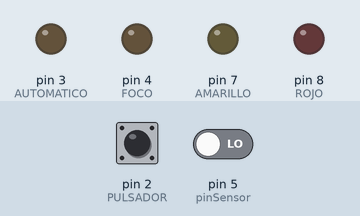
Recording of a sketch running on a simulated Arduino Uno, built with avr-gcc and run on an emulated ATmega328P. Shown: output pins drawn as LEDs (lit = HIGH). The inputs (shaded band) are chosen by the test bench; at power-on: pin 2 (PULSADOR) LOW, pin 5 (pinSensor) LOW.

Above: at 1.6 s.
1.7 s: pin 2 (PULSADOR) pulled HIGH for 3.2 s
At 5.7 s:
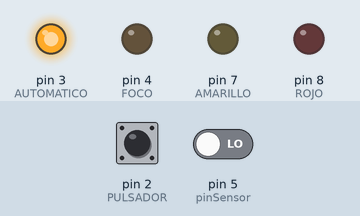
6.5 s: pin 2 (PULSADOR) pulled HIGH for 0.5 s
At 8.4 s:
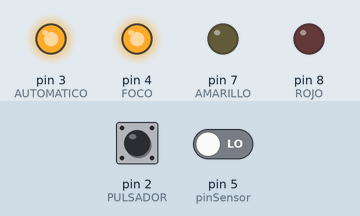
8.7 s: pin 2 (PULSADOR) pulled HIGH for 1 s
At 9.8 s:
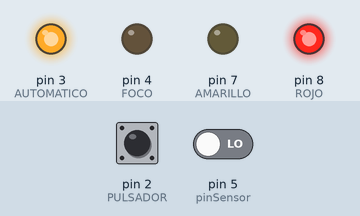
Timing chart, 0 to 11.7 s (numbered marks = the images above; inputs shaded):
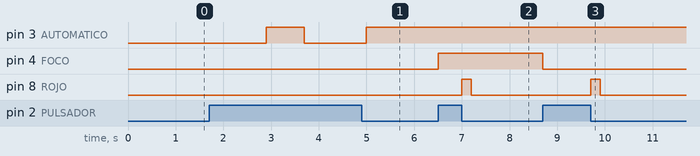

The sketch:

funcion_y_boton.ino
```cpp
int PULSADOR = 2;
int AMARILLO = 7;
int FOCO = 4;
const int pinSensor = 5;
int lectura;
int estado_sensor;
int ROJO = 8;
int estado = LOW;
int contador;
int boton = 0;
int AUTOMATICO = 3;

void setup() {
  //Serial.begin(9600);
  pinMode(PULSADOR, INPUT);
  pinMode(AMARILLO, OUTPUT);
  pinMode(ROJO, OUTPUT);
  pinMode(AUTOMATICO, OUTPUT);
  pinMode(FOCO, OUTPUT);
}
void loop() {
  boton = digitalRead(PULSADOR);
  if (boton == HIGH){
    delay(300);
    conteo1();
          }
  else {
    contador = 0;
    sensor();

      }
        }
void modo_manual(){
    delay(300);

     boton = digitalRead(PULSADOR);
    if (boton == HIGH){
      delay(300);
    conteo2();
          }
      do{
      //digitalWrite(ROJO, HIGH);
     // delay(200);
      //digitalWrite(ROJO, LOW);
      //delay(200);
      //digitalWrite(ROJO, HIGH);
      //delay(200);
      //digitalWrite(ROJO, LOW);
      delay(400);

      boton = digitalRead(PULSADOR);
    if (boton == HIGH){
    conteo3();
    }
    else {
    control_manual();

    }
      }while (contador != 2);

      }
void sensor(){
      /*digitalWrite(AUTOMATICO, LOW);
      contador = 0;
      digitalWrite(AMARILLO, HIGH);
      delay(200);
      digitalWrite(AMARILLO, LOW);
      delay(200);
      digitalWrite(AMARILLO, HIGH);
      delay(200);
      digitalWrite(AMARILLO, LOW);
      delay(200); */
      estado_sensor = digitalRead(pinSensor);
    if (estado_sensor == HIGH) {
        digitalWrite(FOCO, HIGH);
        lectura = 0;
        delay(200);
      }
    else {
      lectura = lectura + 1;
    delay(200);
    if (lectura >= 20){
        digitalWrite(FOCO, LOW);
        contador = 0;
        lectura = 0;
      }

      //Serial.print("Lectura:");
      //Serial.println(lectura);
      delay(200);

//delay(100);
}
      loop ();
      }
void conteo1(){
        delay(300);
        boton = digitalRead(PULSADOR);
        if (boton == HIGH){
          delay(300);
          digitalWrite(AUTOMATICO, HIGH);
         modo_manual();
        }

}

void conteo2(){
        //delay(600);
        boton = digitalRead(PULSADOR);
        if (boton == HIGH){
          delay(200);
          contador++;
          digitalWrite(AUTOMATICO, LOW);
         sensor();
        }
}

void conteo3(){
        delay(300);
        boton = digitalRead(PULSADOR);
        if (boton == HIGH){
          contador++;
         loop();
        }
}

void control_manual() {
  while(digitalRead(PULSADOR)==LOW);
  estado = digitalRead(FOCO);
  digitalWrite(FOCO, !estado);
  while(digitalRead(PULSADOR)==HIGH);
    digitalWrite(ROJO, HIGH);
      delay(200);
      digitalWrite(ROJO, LOW);
      delay(200);
    modo_manual();

}
```

Measured:
- after the input at 1.7 s, pin 3 (AUTOMATICO): LOW → HIGH after 1.2 s, → LOW 0.80 s later, → HIGH 1.3 s later
- after the input at 6.5 s, pin 4 (FOCO): LOW → HIGH at once; pin 8 (ROJO): LOW → HIGH after 0.50 s, → LOW 0.20 s later
- after the input at 8.7 s, pin 4 (FOCO): HIGH → LOW at once; pin 8 (ROJO): LOW → HIGH after 1.0 s, → LOW 0.20 s later
